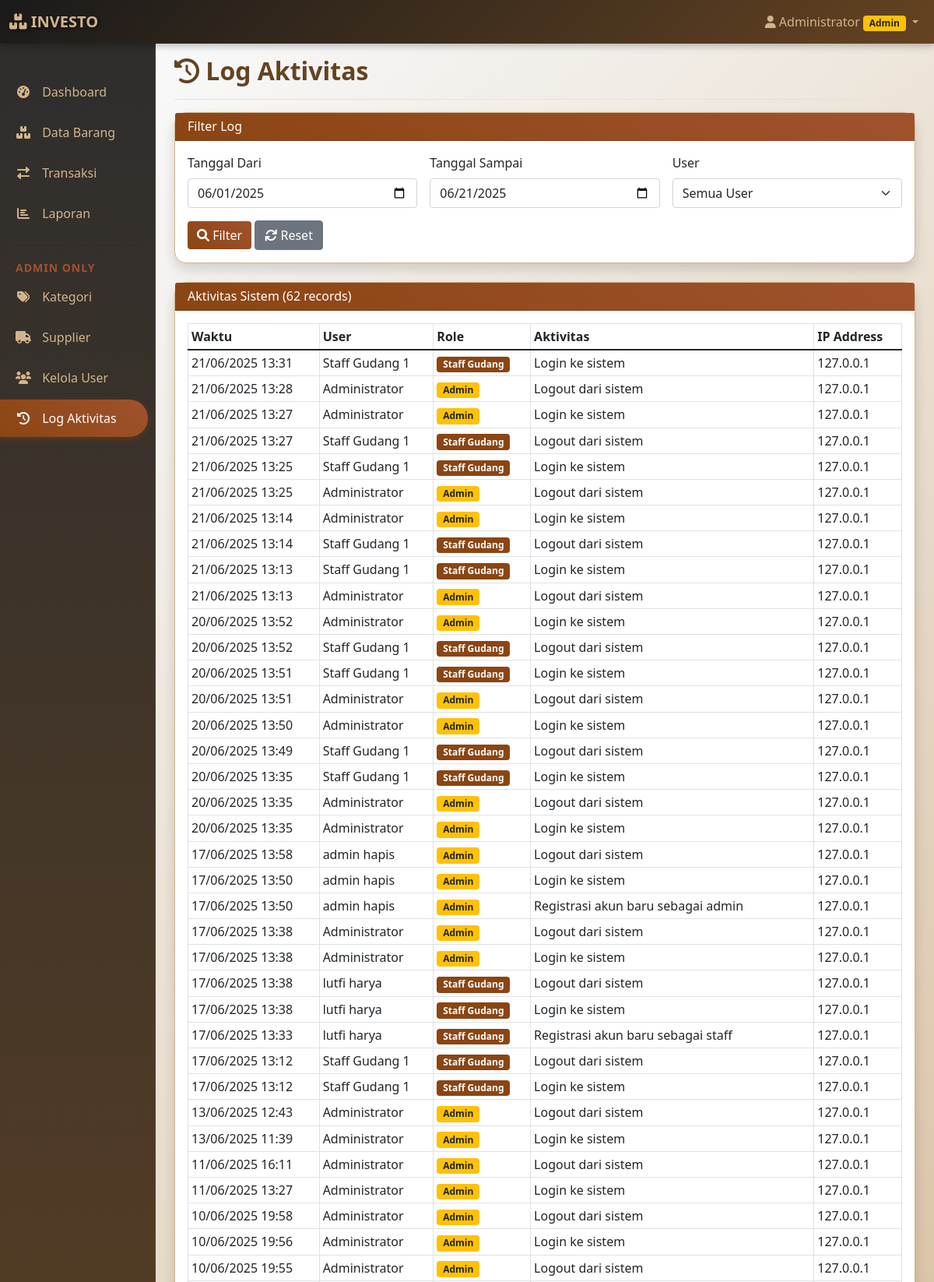
The app's page /log-aktivitas.php (signed in, upper part) with its own data.
### tables this page shows
CREATE TABLE `log_aktivitas` (
  `id` int NOT NULL,
  `user_id` int DEFAULT NULL,
  `aktivitas` varchar(255) NOT NULL,
  `tabel_terkait` varchar(50) DEFAULT NULL,
  `id_terkait` int DEFAULT NULL,
  `data_lama` text,
  `data_baru` text,
  `ip_address` varchar(45) DEFAULT NULL,
  `user_agent` text,
  `created_at` timestamp NULL DEFAULT CURRENT_TIMESTAMP
);

CREATE TABLE `users` (
  `id` int NOT NULL,
  `username` varchar(50) NOT NULL,
  `password` varchar(255) NOT NULL,
  `nama_lengkap` varchar(100) NOT NULL,
  `email` varchar(100) DEFAULT NULL,
  `role` enum('admin','staff') NOT NULL DEFAULT 'staff',
  `status` enum('aktif','nonaktif') NOT NULL DEFAULT 'aktif',
  `created_at` timestamp NULL DEFAULT CURRENT_TIMESTAMP,
  `updated_at` timestamp NULL DEFAULT CURRENT_TIMESTAMP ON UPDATE CURRENT_TIMESTAMP
);

### log-aktivitas.php (the view, shortened to what this page needs)
<?php
require_once 'config/database.php';
$database = new Database();
$db = $database->getConnection();
$tanggal_dari = $_GET['tanggal_dari'] ?? date('Y-m-01');
$tanggal_sampai = $_GET['tanggal_sampai'] ?? date('Y-m-d');
$where_conditions = [];
$params = [];
$where_conditions[] = "DATE(l.created_at) BETWEEN :tanggal_dari AND :tanggal_sampai";
$params[':tanggal_dari'] = $tanggal_dari;
$params[':tanggal_sampai'] = $tanggal_sampai;
$where_clause = implode(' AND ', $where_conditions);
$query = "SELECT l.*, u.nama_lengkap, u.username, u.role
          FROM log_aktivitas l
          LEFT JOIN users u ON l.user_id = u.id
          WHERE $where_clause
          ORDER BY l.created_at DESC
          LIMIT 1000";
$stmt = $db->prepare($query);
$stmt->execute($params);
$log_list = $stmt->fetchAll(PDO::FETCH_ASSOC);
?>
<!DOCTYPE html>
<html lang="id">
<head>
    <link href="https://cdn.jsdelivr.net/npm/bootstrap@5.1.3/dist/css/bootstrap.min.css" rel="stylesheet">
    <link href="https://cdnjs.cloudflare.com/ajax/libs/font-awesome/6.0.0/css/all.min.css" rel="stylesheet">
</head>
<body>
    <?php include 'includes/navbar.php'; ?>
    <div class="container-fluid">
        <div class="row">
            <?php include 'includes/sidebar.php'; ?>
            <main class="col-md-9 ms-sm-auto col-lg-10 px-md-4">
                <div class="d-flex justify-content-between flex-wrap flex-md-nowrap align-items-center pt-3 pb-2 mb-3 border-bottom">
                    <h1 class="h2 page-title"><i class="fas fa-history"></i> Log Aktivitas</h1>
                </div>
                <div class="card content-card shadow mb-4">
                    <div class="card-header" style="background: linear-gradient(45deg, var(--brown-primary), var(--brown-secondary)); color: white;">
                        <h6 class="m-0 font-weight-bold">Filter Log</h6>
                    </div>
                    <div class="card-body">
                        <form method="GET" class="row g-3">
                            <div class="col-md-4">
                                <label class="form-label">Tanggal Dari</label>
                                <input type="date" class="form-control" name="tanggal_dari" value="<?php echo $tanggal_dari; ?>">
                            </div>
                            <div class="col-md-4">
                                <label class="form-label">Tanggal Sampai</label>
                                <input type="date" class="form-control" name="tanggal_sampai" value="<?php echo $tanggal_sampai; ?>">
                            </div>
                            <div class="col-md-4">
                                <label class="form-label">User</label>
                                <select class="form-select" name="user_id">
                                    <option value="">Semua User</option>
                                </select>
                            </div>
                            <div class="col-12">
                                <button type="submit" class="btn btn-brown">
                                    <i class="fas fa-search"></i> Filter
                                </button>
                                <a href="log-aktivitas.php" class="btn btn-secondary">
                                    <i class="fas fa-refresh"></i> Reset
                                </a>
                            </div>
                        </form>
                    </div>
                </div>
                <div class="card content-card shadow">
                    <div class="card-header" style="background: linear-gradient(45deg, var(--brown-primary), var(--brown-secondary)); color: white;">
                        <h6 class="m-0 font-weight-bold">
                            Aktivitas Sistem (<?php echo count($log_list); ?> records)
                        </h6>
                    </div>
                    <div class="card-body">
                        <div class="table-responsive">
                            <table class="table table-bordered table-hover table-sm">
                                <thead class="table-brown">
                                    <tr>
                                        <th>Waktu</th>
                                        <th>User</th>
                                        <th>Role</th>
                                        <th>Aktivitas</th>
                                        <th>IP Address</th>
                                    </tr>
                                </thead>
                                <tbody>
                                    <?php foreach ($log_list as $log): ?>
                                    <tr>
                                        <td><?php echo formatTanggal($log['created_at']); ?></td>
                                        <td><?php echo $log['nama_lengkap'] ?? 'Unknown'; ?></td>
                                        <td><?php echo getRoleBadge($log['role'] ?? 'unknown'); ?></td>
                                        <td><?php echo $log['aktivitas']; ?></td>
                                        <td><?php echo $log['ip_address']; ?></td>
                                    </tr>
                                    <?php endforeach; ?>
                                </tbody>
                            </table>
                        </div>
                    </div>
                </div>
            </main>
        </div>
    </div>
</body>
</html>

### config/database.php (shortened to what this page needs)
<?php
function formatTanggal($tanggal) {
    return date('d/m/Y H:i', strtotime($tanggal));
}
function getRoleBadge($role) {
    switch($role) {
        case 'admin':
            return '<span class="badge bg-warning text-dark">Admin</span>';
        case 'staff':
            return '<span class="badge" style="background-color: #8B4513; color: white;">Staff Gudang</span>';
    }
}
?>

### log-aktivitas.php (style rules this page uses)
:root { --brown-primary: #8B4513; --brown-secondary: #A0522D; --brown-light: #D2B48C; --brown-dark: #654321; --black-primary: #1a1a1a; --black-secondary: #2d2d2d; --black-light: #404040; }
.btn-brown { background: linear-gradient(45deg, var(--brown-primary), var(--brown-secondary)); border: none; color: white; transition: all 0.3s ease; }
.content-card { background: white; border-radius: 15px; box-shadow: 0 5px 15px rgba(0, 0, 0, 0.1); border: 1px solid var(--brown-light); }
.page-title { color: var(--brown-dark); font-weight: bold; }

### includes/navbar.php (style rules this page uses)
:root { --brown-primary: #8B4513; --brown-secondary: #A0522D; --brown-light: #D2B48C; --brown-dark: #654321; --black-primary: #1a1a1a; --black-secondary: #2d2d2d; --black-light: #404040; }

### includes/sidebar.php (style rules this page uses)
main { margin-top: 56px; background: linear-gradient(135deg, #f8f9fa 0%, var(--brown-light) 100%); min-height: calc(100vh - 56px); }

### records on screen
log_aktivitas: created_at "21/06/2025 13:31", user.nama_lengkap "Staff Gudang 1", aktivitas "Login ke sistem", ip_address "127.0.0.1"
log_aktivitas: created_at "21/06/2025 13:28", user.nama_lengkap "Administrator", aktivitas "Logout dari sistem", ip_address "127.0.0.1"
log_aktivitas: created_at "21/06/2025 13:27", user.nama_lengkap "Administrator", aktivitas "Login ke sistem", ip_address "127.0.0.1"
log_aktivitas: created_at "21/06/2025 13:27", user.nama_lengkap "Staff Gudang 1", aktivitas "Logout dari sistem", ip_address "127.0.0.1"
log_aktivitas: created_at "21/06/2025 13:25", user.nama_lengkap "Staff Gudang 1", aktivitas "Login ke sistem", ip_address "127.0.0.1"
log_aktivitas: created_at "21/06/2025 13:25", user.nama_lengkap "Administrator", aktivitas "Logout dari sistem", ip_address "127.0.0.1"
log_aktivitas: created_at "21/06/2025 13:14", user.nama_lengkap "Administrator", aktivitas "Login ke sistem", ip_address "127.0.0.1"
log_aktivitas: created_at "21/06/2025 13:14", user.nama_lengkap "Staff Gudang 1", aktivitas "Logout dari sistem", ip_address "127.0.0.1"
log_aktivitas: created_at "21/06/2025 13:13", user.nama_lengkap "Staff Gudang 1", aktivitas "Login ke sistem", ip_address "127.0.0.1"
log_aktivitas: created_at "21/06/2025 13:13", user.nama_lengkap "Administrator", aktivitas "Logout dari sistem", ip_address "127.0.0.1"
log_aktivitas: created_at "20/06/2025 13:52", user.nama_lengkap "Administrator", aktivitas "Login ke sistem", ip_address "127.0.0.1"
log_aktivitas: created_at "20/06/2025 13:52", user.nama_lengkap "Staff Gudang 1", aktivitas "Logout dari sistem", ip_address "127.0.0.1"
log_aktivitas: created_at "20/06/2025 13:51", user.nama_lengkap "Staff Gudang 1", aktivitas "Login ke sistem", ip_address "127.0.0.1"
log_aktivitas: created_at "20/06/2025 13:51", user.nama_lengkap "Administrator", aktivitas "Logout dari sistem", ip_address "127.0.0.1"
log_aktivitas: created_at "20/06/2025 13:50", user.nama_lengkap "Administrator", aktivitas "Login ke sistem", ip_address "127.0.0.1"
log_aktivitas: created_at "20/06/2025 13:49", user.nama_lengkap "Staff Gudang 1", aktivitas "Logout dari sistem", ip_address "127.0.0.1"
log_aktivitas: created_at "20/06/2025 13:35", user.nama_lengkap "Staff Gudang 1", aktivitas "Login ke sistem", ip_address "127.0.0.1"
log_aktivitas: created_at "20/06/2025 13:35", user.nama_lengkap "Administrator", aktivitas "Logout dari sistem", ip_address "127.0.0.1"
log_aktivitas: created_at "20/06/2025 13:35", user.nama_lengkap "Administrator", aktivitas "Login ke sistem", ip_address "127.0.0.1"
log_aktivitas: created_at "17/06/2025 13:58", user.nama_lengkap "admin hapis", shows "Admin", aktivitas "Logout dari sistem", ip_address "127.0.0.1"
log_aktivitas: created_at "17/06/2025 13:50", user.nama_lengkap "admin hapis", shows "Admin", aktivitas "Login ke sistem", ip_address "127.0.0.1"
log_aktivitas: created_at "17/06/2025 13:50", user.nama_lengkap "admin hapis", shows "Admin", aktivitas "Registrasi akun baru sebagai admin", ip_address "127.0.0.1"
log_aktivitas: created_at "17/06/2025 13:38", user.nama_lengkap "Administrator", aktivitas "Logout dari sistem", ip_address "127.0.0.1"
log_aktivitas: created_at "17/06/2025 13:38", user.nama_lengkap "Administrator", aktivitas "Login ke sistem", ip_address "127.0.0.1"
log_aktivitas: created_at "17/06/2025 13:38", user.nama_lengkap "lutfi harya", shows "Staff Gudang", aktivitas "Logout dari sistem", ip_address "127.0.0.1"
log_aktivitas: created_at "17/06/2025 13:38", user.nama_lengkap "lutfi harya", shows "Staff Gudang", aktivitas "Login ke sistem", ip_address "127.0.0.1"
log_aktivitas: created_at "17/06/2025 13:33", user.nama_lengkap "lutfi harya", shows "Staff Gudang", aktivitas "Registrasi akun baru sebagai staff", ip_address "127.0.0.1"
log_aktivitas: created_at "17/06/2025 13:12", user.nama_lengkap "Staff Gudang 1", aktivitas "Logout dari sistem", ip_address "127.0.0.1"
log_aktivitas: created_at "17/06/2025 13:12", user.nama_lengkap "Staff Gudang 1", aktivitas "Login ke sistem", ip_address "127.0.0.1"
log_aktivitas: created_at "13/06/2025 12:43", user.nama_lengkap "Administrator", aktivitas "Logout dari sistem", ip_address "127.0.0.1"
log_aktivitas: created_at "13/06/2025 11:39", user.nama_lengkap "Administrator", aktivitas "Login ke sistem", ip_address "127.0.0.1"
log_aktivitas: created_at "11/06/2025 16:11", user.nama_lengkap "Administrator", aktivitas "Logout dari sistem", ip_address "127.0.0.1"
log_aktivitas: created_at "11/06/2025 13:27", user.nama_lengkap "Administrator", aktivitas "Login ke sistem", ip_address "127.0.0.1"
log_aktivitas: created_at "10/06/2025 19:58", user.nama_lengkap "Administrator", aktivitas "Logout dari sistem", ip_address "127.0.0.1"
log_aktivitas: created_at "10/06/2025 19:56", user.nama_lengkap "Administrator", aktivitas "Login ke sistem", ip_address "127.0.0.1"
log_aktivitas: created_at "10/06/2025 19:55", user.nama_lengkap "Administrator", aktivitas "Logout dari sistem", ip_address "127.0.0.1"

### other values on screen
$_SESSION['nama_lengkap'] "Administrator"
count($log_list) "62"
